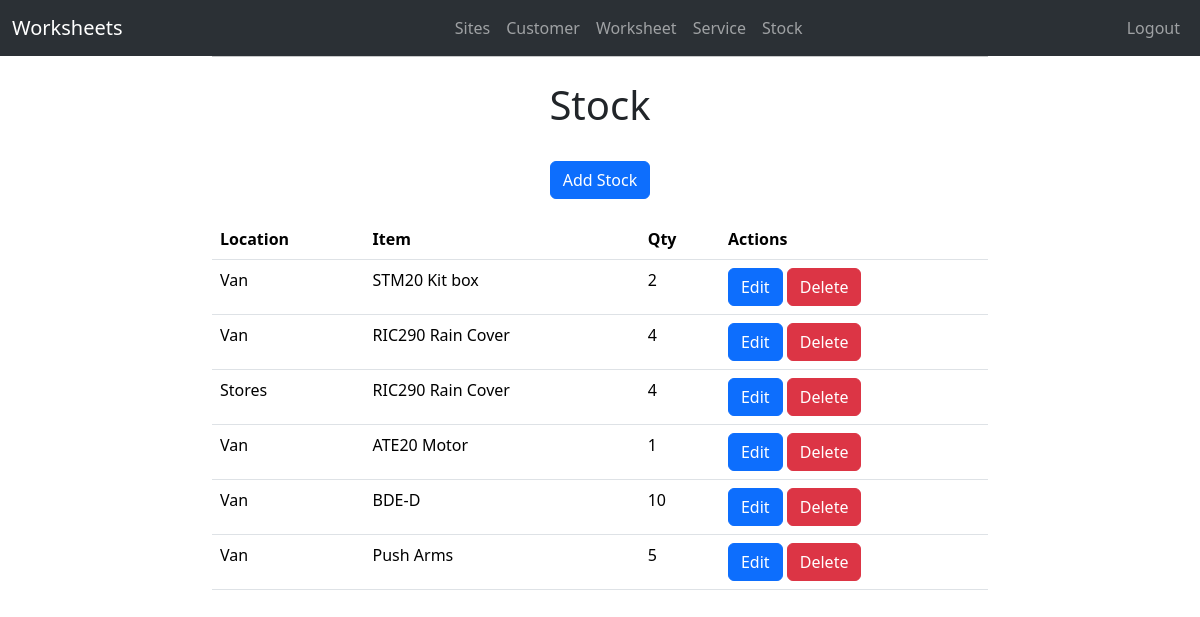
Page /stock/ (signed in) on the earlier database version.
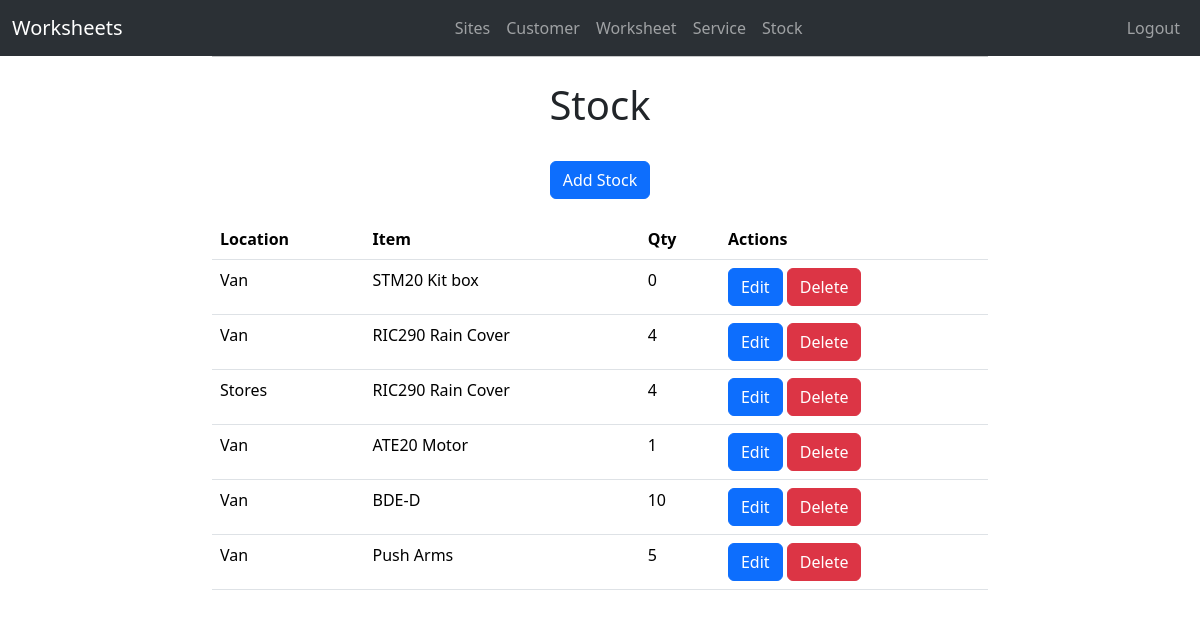
Same page on the later database version.
### workforms/models.py (models this page shows, shortened)
class Stock(models.Model):
    qty = models.IntegerField()
    item = models.CharField(max_length=50)
    description = models.TextField()
    location = models.CharField(max_length=50, choices=Choices.stock_location)
    cost_price = models.IntegerField(default=0)
    sale_price = models.IntegerField(default=0)

### workforms/views.py (the view)
# urls.py: path('stock/', stock, name='Stock Sheet'),
@login_required
def stock(request):
    stocks = Stock.objects.all()
    return render(request, 'stock.html', {'stocks': stocks})

### workforms/templates/stock.html
{% extends 'base.html' %}
{% block content %}
<div class="text-center" style="margin: 20px;">
  <h1>Stock</h1>
  <br>
  <a class="btn btn-primary" href="/stock/add_stock/" role="button">Add Stock</a>
</div>
  <table class="table">
  <thead>
    <tr>
      <th scope="col">Location</th>
      <th scope="col">Item</th>
      <th scope="col">Qty</th>
      <th scope="col">Actions</th>
    </tr>
  </thead>
  <tbody>
    {% for x in stocks %}
    <tr>
      <td>{{ x.location }}</td>
      <td>{{ x.item }}</td>
      <td>{{ x.qty }}</td>
      <td>
        <a class="btn btn-primary" href="/stock/edit_stock/{{ x.id }}" role="button">Edit</a>
        <a class="btn btn-danger" href="/stock/delete_stock/{{ x.id }}" role="button" onclick="return confirm('Are you sure you want to delete this Stock Item?');">Delete</button>
      </td>
    </tr>
    {% endfor %}
  </tbody>
</table>
{% endblock %}

Differences in the rows shown:
changed Stock "STM20 Kit box": qty "2" → "0"
